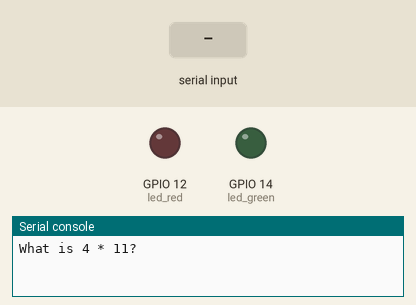
Simulated run of this program. Board: ESP8266 board running MicroPython. Parts: output pins drawn as LEDs (lit = HIGH), the last lines printed to the serial console. Inputs (shaded band) come from the test bench. Random numbers come from a fixed seed.

Above: at 1.2 s.
1.3 s: "5" typed at the serial console, then Enter
At 2.7 s:
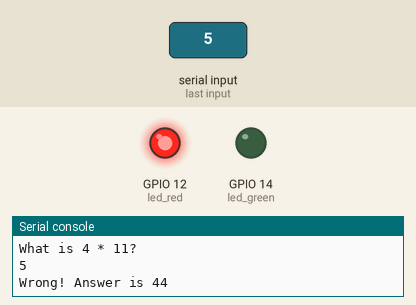
4.3 s: "90" typed at the serial console, then Enter
At 7.1 s:
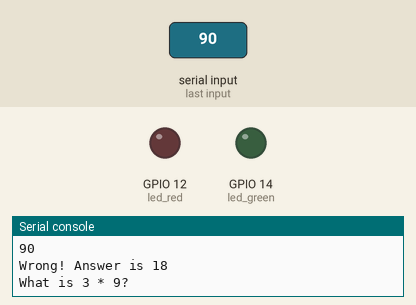
7.3 s: "200" typed at the serial console, then Enter
At 8.5 s:
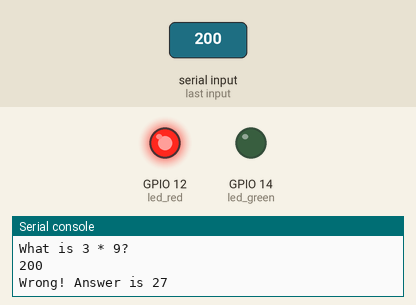
Timing chart, 0 to 10.8 s (numbered marks = the images above; inputs shaded):
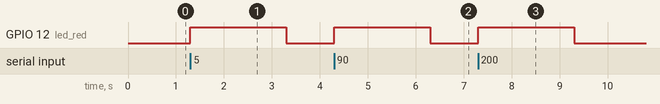

The program:

math_game.py
```python
import random
import time
from machine import Pin

led_green = Pin(14, Pin.OUT)
led_red = Pin(12, Pin.OUT)

while True:
    led_green.off()
    led_red.off()
    number_1 = random.randint(2,12)
    number_2 = random.randint(2,12)
    answer = int(input("What is " + str(number_1) + " * " + str(number_2) + "? "))
    if answer == number_1 * number_2:
        print("Hurray!")
        led_green.on()
        time.sleep(2)
    else:
        print("Wrong! Answer is " + str(number_1 * number_2))
        led_red.on()
        time.sleep(2)
```

Measured:
- after the input at 1.3 s, GPIO 12 (led_red): LOW → HIGH at once, → LOW 2.0 s later
- after the input at 4.3 s, GPIO 12 (led_red): LOW → HIGH at once, → LOW 2.0 s later
- after the input at 7.3 s, GPIO 12 (led_red): LOW → HIGH at once, → LOW 2.0 s later
